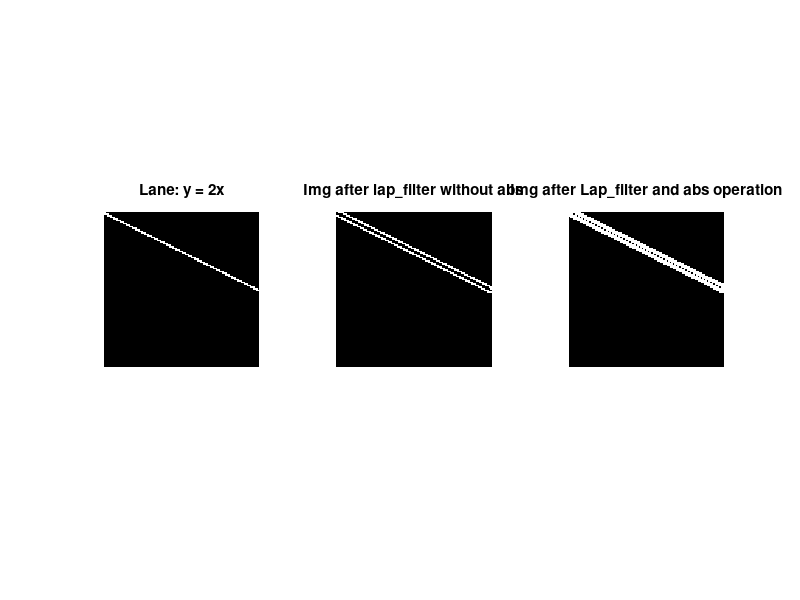

Here is the MATLAB script that generated this plot:
clear all; close all;
%% generate dot image
x = zeros(100,1);
x1 = x+1;
im = zeros(100,100);
% im(50,:) = x1;
% imshow(im)
a = 2;
b = 0;
xx = 1:100;
yy = round(a*xx + b);
for i = 1:100
    if yy(i)>100
        yy(i) = 0;
    end
end
    
for i = 1:100
    if yy(i) ~= 0
        im(i,yy(i)) = 1;
    end
end
% imshow(im)
%% filter_self_produced(actually this generate a more perfect line)
f = [1,1,2;
    -1 0 1;
    -2 -1 -1];
F= imfilter(im,f);
figure()
subplot(1,3,1)
imshow(F)
title('Lane: y = 2x');
%% filter Laplacian
ff = [1,1,1;
    1,-8,1;
    1,1,1];
FF = imfilter(F,ff);
subplot(1,3,2);
imshow(FF)
title('Img after lap\_filter without abs');
subplot(1,3,3);
imshow(abs(FF));
title('Img after Lap\_filter and abs operation');
